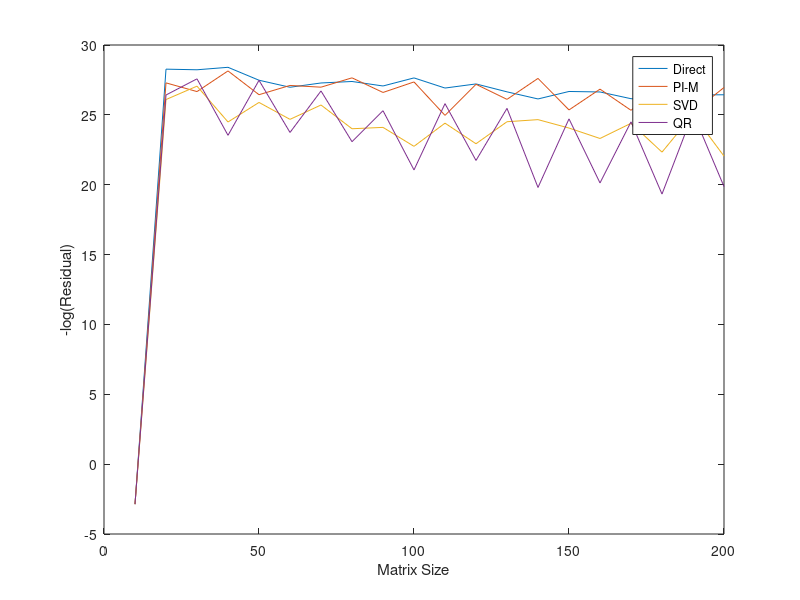

Source code (MATLAB):
clc
clear
%% Initialization
for k = 1:1:20
    f = 10*k;
    A = magic(f); 
    A = A(:,1:f-5);
    [r,c]=size(A);
    b = 260*ones(f,1);
    %% Direct Solution
    x1 = A\b;
    %s(1)= norm(A*x1-b);
    %% Using MATLAB pseudoinverse
    x2 = pinv(A)*b;
    %% Least square using SVD decomposition
    [U,S,V] = svd(A,0);
    bd = U'*b;
    y = inv(S)*bd;% (8x6)
    x3 = V*y;
    %% Least square using QR decomposition
    [Q,R] = qr(A,0);
    c1 = Q'*b;
    x4 = inv(R)*c1;
    %% Least Square using Pseudoinverse
    %x5 = inv(A'*A)*A'*b;
    %% Residual calculation
    s(1,k)= -log(norm(A*x1-b));
    s(2,k)= -log(norm(A*x2-b));
    s(3,k)= -log(norm(A*x3-b));
    s(4,k)= -log(norm(A*x4-b));
    %s(5,k)= -log(norm(A*x5-b));
    e(k) = f;
end
%e = 20:10:40;
plot(e,s)
legend('Direct','PI-M', 'SVD','QR')
xlabel('Matrix Size')
ylabel('-log(Residual)')


%% Error in the solution
% n(1)= norm(x1); % Direct solution
% n(2)= norm(x2); % LS using SVD
% n(3)= norm(x3);% LS using SVD
% n(4)= norm(x4);
% n(5)= norm(x5);

% s(1,k)= norm(A*x1-b);
% s(2,k)= norm(A*x2-b);
% s(3,k)= norm(A*x3-b);
% s(4,k)= norm(A*x4-b);
%s(5,k)= norm(A*x5-b);